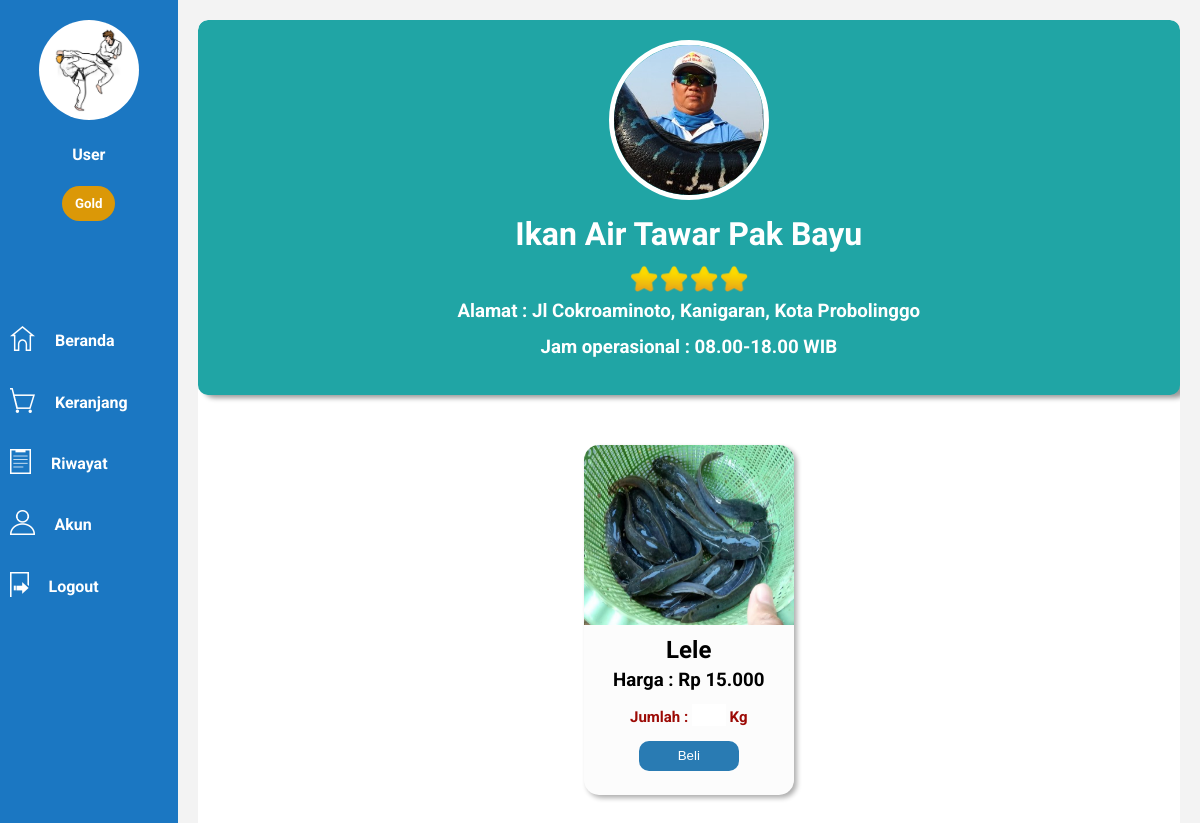
The app's page /dist/lapak.php?idmitra=2&iduser=5 (signed in) with its own data.
### tables this page shows
CREATE TABLE IF NOT EXISTS `user` (
  `id` int(11) NOT NULL AUTO_INCREMENT,
  `nama` varchar(50) NOT NULL DEFAULT '0',
  `tanggal_lahir` date DEFAULT NULL,
  `tanggal_daftar` date DEFAULT NULL,
  `kelamin` enum('Laki-laki','Perempuan') NOT NULL DEFAULT 'Laki-laki',
  `no_telepon` varchar(50) NOT NULL DEFAULT '0',
  `email` varchar(50) DEFAULT NULL,
  `alamat` text,
  `level` enum('Bronze','Silver','Gold') NOT NULL DEFAULT 'Bronze',
  `username` varchar(50) NOT NULL DEFAULT '0',
  `password` varchar(350) NOT NULL DEFAULT '0',
  `profile` varchar(50) DEFAULT NULL,
  PRIMARY KEY (`id`)
);

CREATE TABLE IF NOT EXISTS `komoditi` (
  `id` int(11) NOT NULL AUTO_INCREMENT,
  `id_mitra` int(11) NOT NULL DEFAULT '0',
  `nama_ikan` varchar(50) NOT NULL DEFAULT '0',
  `status` enum('Tersedia','Sedang tidak tersedia') NOT NULL DEFAULT 'Tersedia',
  `stok` int(11) DEFAULT NULL,
  `harga` int(11) DEFAULT NULL,
  `gambar` varchar(50) DEFAULT NULL,
  PRIMARY KEY (`id`),
  KEY `FK_komoditi_mitra` (`id_mitra`),
  CONSTRAINT `FK_komoditi_mitra` FOREIGN KEY (`id_mitra`) REFERENCES `mitra` (`id`)
);

CREATE TABLE IF NOT EXISTS `mitra` (
  `id` int(11) NOT NULL AUTO_INCREMENT,
  `nama_usaha` varchar(150) NOT NULL DEFAULT '0',
  `nama_pemilik` varchar(50) NOT NULL DEFAULT '0',
  `alamat` text NOT NULL,
  `no_telepon` varchar(50) NOT NULL,
  `jam_operasional` varchar(50) NOT NULL,
  `email` varchar(50) NOT NULL,
  `bintang` int(11) DEFAULT '1',
  `tanggal_daftar` date DEFAULT NULL,
  `username` varchar(50) NOT NULL,
  `password` varchar(300) NOT NULL,
  `profile` varchar(50) DEFAULT NULL,
  `sampul` varchar(50) DEFAULT NULL,
  PRIMARY KEY (`id`)
);

### dist/lapak.php (the view, shortened to what this page needs)
<?php
require 'Functions.php';
$iduser=$_GET["iduser"];
$idmitra=$_GET["idmitra"];
$data=$conn->selectData("SELECT * FROM mitra,komoditi WHERE mitra.id=komoditi.id_mitra AND id_mitra='$idmitra'");
$data2=$conn->selectData("SELECT * FROM user WHERE id='$iduser'");
$bintang=$data[0]["bintang"];
?>
<!DOCTYPE html>
<html lang="en">
<head>
    <link rel="stylesheet" href="../css/lapak.css">
</head>
<body>
    <div class="sidebar">
        <center><img class="profile" src="../userimage/<?=$conn->cekGambar($data2[0]['profile']);?>" width="100px"height="100px" style="margin-top: 20px;border-radius:50%;"></center>
        <center><h4 style="color:white;font-family:'Roboto',sans-serif"><?=$data2[0]["nama"]?></h4></center>
        <center><h5 class="level" style="background-color:<?php echo $conn->cekLevel($data2[0]["level"])?>"><?=$data2[0]["level"]?></h5></center>
        <div class="menu" style="margin-top:100px;">
            <a href="homeUser.php"><img src="../assets/home.png" height="25" style="float: left;margin: 10px;margin-top:5px;margin-right: 20px;"><h4>Beranda</h4></a>
            <a href="keranjang.php"><img src="../assets/keranjang.png" height="25" style="float: left;margin: 10px;margin-top:5px;margin-right: 20px;"><h4>Keranjang <?=$conn->hitungKeranjang($iduser)?></h4></a>
            <a href="riwayat.php"><img src="../assets/riwayat.png" height="25" style="float: left;margin: 10px;margin-top:5px;margin-right: 20px;"><h4>Riwayat</h4></a>
            <a href="accountUser.php"><img src="../assets/account.png" height="25" style="float: left;margin: 10px;margin-top:5px;margin-right: 20px;"><h4>Akun</h4></a>
            <a href="logout.php"><img src="../assets/exit.png" height="25" style="float: left;margin: 10px;margin-top:5px;margin-right: 20px;"><h4>Logout</h4></a>
        </div>
    </div>
    <div class="content">
        <div class="sampul">
            <center><img src="../mitraimage/<?=$data[0]["profile"]?>"></center>
            <center><h1 style="color:white"><?=$data[0]["nama_usaha"]?></h1></center>
            <center><div class="star"><?php $conn->showStar($bintang)?></div></center>
            <center> <h3 style="color:white;font-family:'Roboto',sans-serif">Alamat : <?=$data[0]["alamat"]?></h3></center>
            <center> <h3 style="color:white;font-family:'Roboto',sans-serif">Jam operasional : <?=$data[0]["jam_operasional"]?></h3></center>
        </div>
        <center>
            <div class="result">
            <?php
            foreach($data as $x):
            ?>
                <div class="item">
                    <img src="../mitraimage/<?=$x["gambar"]?>">
                    <center><h2><?=$x["nama_ikan"]?></h2></center>
                    <form action="" method="POST">
                    <center><h3>Harga : Rp <?=$conn->rupiah($x["harga"])?></h3></center>
                    <center><h3 style="font-size:15px;color : RGB(156, 10, 5);">Jumlah : <input required type="number" name="jumlah"> Kg</h3></center>
                    <center><button type="submit" name="submit" onclick="return confirm('Apakah anda ingin menambahkan item ini ke keranjang ?');">Beli</button></center>
                    </form>
                </div>
                <?php
                endforeach;
                ?>
        </center>
    </div>
</body>
</html>

### css/lapak.css (style rules this page uses)
html { height: 100%; }
body { margin:0; padding:0; display: flex; flex-direction: row; height: 100%; background-color: rgb(243, 243, 243); }
.sidebar { width: 15%; height:100%; background-color: rgb(27, 119, 194); }
.content { width:83%; height:95%; margin: 20px; border-radius: 10px; background-color: rgb(255, 255, 255); overflow: scroll; }
.menu h4 { color:white; font-family:'Roboto',sans-serif; height: 40px; line-height: 40px; line-height: 40px; padding-left: 20px; }
.menu a:link { color: white; text-decoration: none; }
.content h1 { font-family: 'Arimo',sans-serif; }
.level { color:white;font-family:'Roboto',sans-serif; padding: 10px; width: 30%; border-radius: 40px; box-sizing: border-box; }
.sampul { width: 100%; padding-top : 20px; line-height: 18px; border-radius: 10px; padding-bottom: 20px; background-color: rgb(32, 165, 165); box-shadow: 6px 3px 5px rgb(155, 155, 155); }
.sampul img { height: 150px; border-radius: 50%; border: 5px solid white; }
.result { margin-top: 50px; width: 95%; height : 500px; display: flex; flex-direction: row; justify-content: space-evenly; flex-wrap : wrap; }
.result .item { height : 350px; background-color: rgb(252, 252, 252); overflow: hidden; width: 210px; border-radius: 15px; box-shadow: 3px 3px 5px rgb(175, 175, 175); line-height: 10px; overflow: hidden; }
.result .item img { height:180px; width :220px; }
.result .item h2 { font-family : 'Arimo',sans-serif; }
.result .item h3 { font-family : 'Roboto',sans-serif; }
.result .item input { width : 30px; height : 20px; border : none; background-color: rgb(255, 255, 255); font-size : 20px; }
.result .item button { border : none; height : 30px; width : 100px; color: white; background-color: rgb(41, 123, 179); border-radius: 10px; }

### records on screen
user: profile (picture), nama "User", level "Gold"
komoditi: id_mitra.profile (picture), id_mitra.nama_usaha "Ikan Air Tawar Pak Bayu", id_mitra.alamat "Jl Cokroaminoto, Kanigaran, Kota Probolinggo", id_mitra.jam_operasional "08.00-18.00 WIB", gambar (picture), nama_ikan "Lele", harga "15.000"
